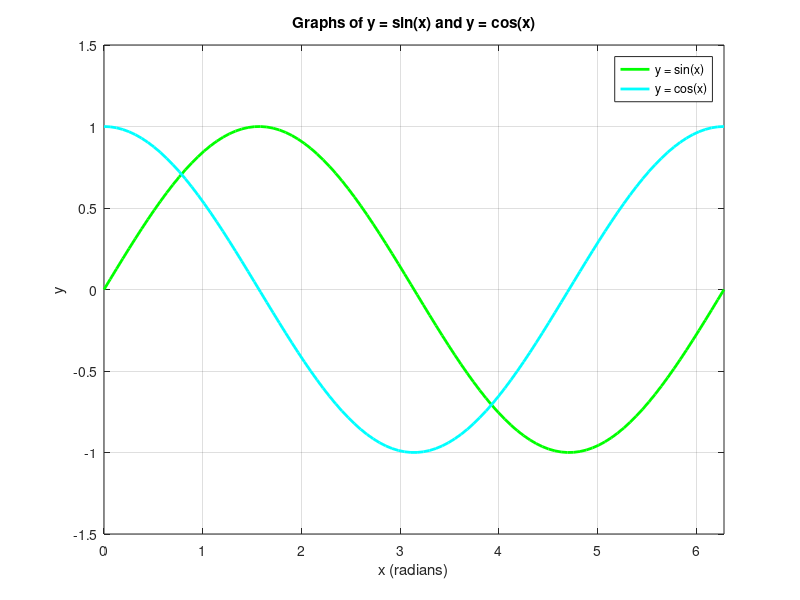

MATLAB code for this plot:
% Define the range for x
x = linspace(0, 2*pi, 100);

% Compute y values for sin(x) and cos(x)
y1 = sin(x);
y2 = cos(x);

% Create the plot
figure;
plot(x, y1, 'g', 'LineWidth', 2); % Plot sin(x) in red
hold on;
plot(x, y2, 'c', 'LineWidth', 2); % Plot cos(x) in blue
hold off;

% Add labels, title, and legend
xlabel('x (radians)');
ylabel('y');
title('Graphs of y = sin(x) and y = cos(x)');
legend('y = sin(x)', 'y = cos(x)', 'Location', 'best');

% Customize the grid and axes
grid on;
axis([0, 2*pi, -1.5, 1.5])
